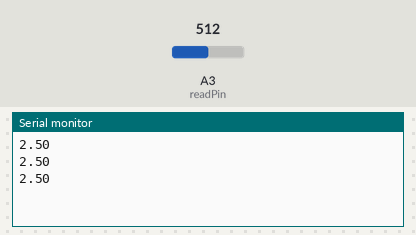
Recording of a sketch running on a simulated Arduino Uno, built with avr-gcc and run on an emulated ATmega328P. On the bench: the last lines printed to the serial monitor. The inputs (shaded band) are chosen by the test bench; at power-on: A3 (readPin) = 512.

Above: at 1.5 s.
1.6 s: A3 (readPin) set to 716
At 2.5 s:
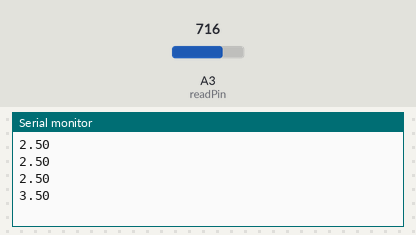
3.1 s: A3 (readPin) set to 900
At 4.1 s:
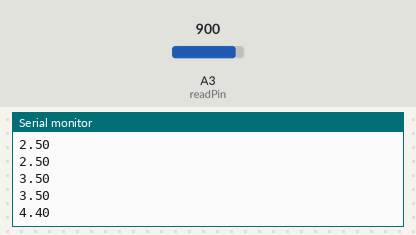
Timing chart, 0 to 6.1 s (numbered marks = the images above; inputs shaded):
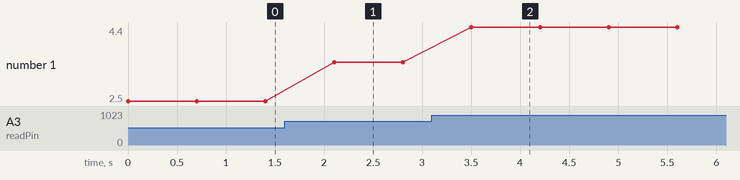

The sketch:

ANALOG_READ.ino
```cpp
int readPin = A3; // 0 = 0V | 1023 = 5V
int readVal;
float V2 = 0;
int delayTime = 700;

void setup() {
  // put your setup code here, to run once:
  pinMode(readPin,INPUT);
  Serial.begin(9600);
}

void loop() {
  // put your main code here, to run repeatedly:
  readVal = analogRead(readPin);
  V2 = (5./1023.) * readVal;
  Serial.println(V2);
  delay(delayTime);
}
```

Measured:
- after the input at 1.6 s, the serial monitor: prints a new line after 0.50 s (image 1)
- after the input at 3.1 s, the serial monitor: prints a new line after 0.40 s (image 2)
- plotted number 1: 2.5 → 3.5 after the input at 1.6 s, 3.5 → 4.4 after the input at 3.1 s
